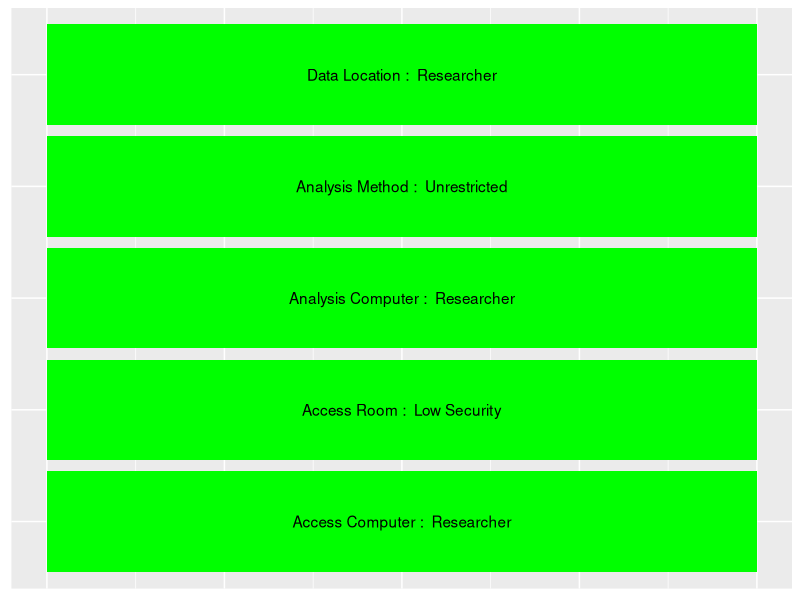
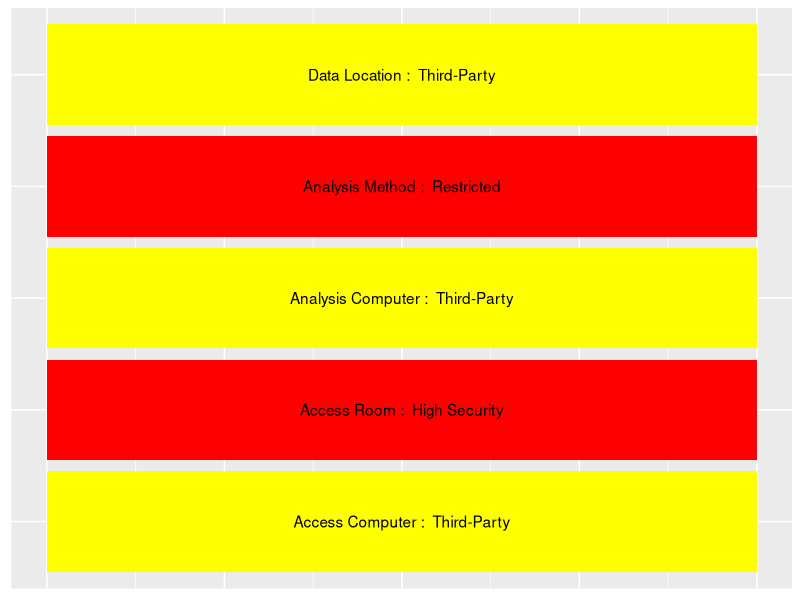
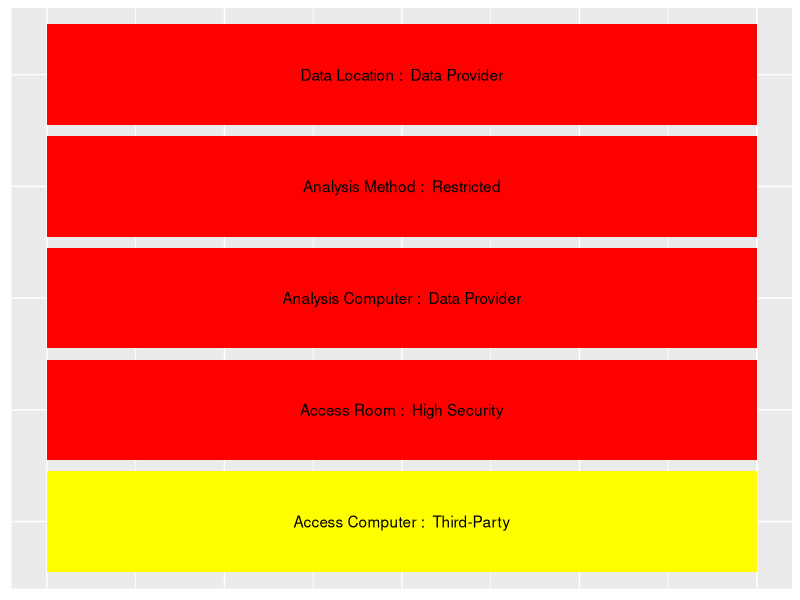
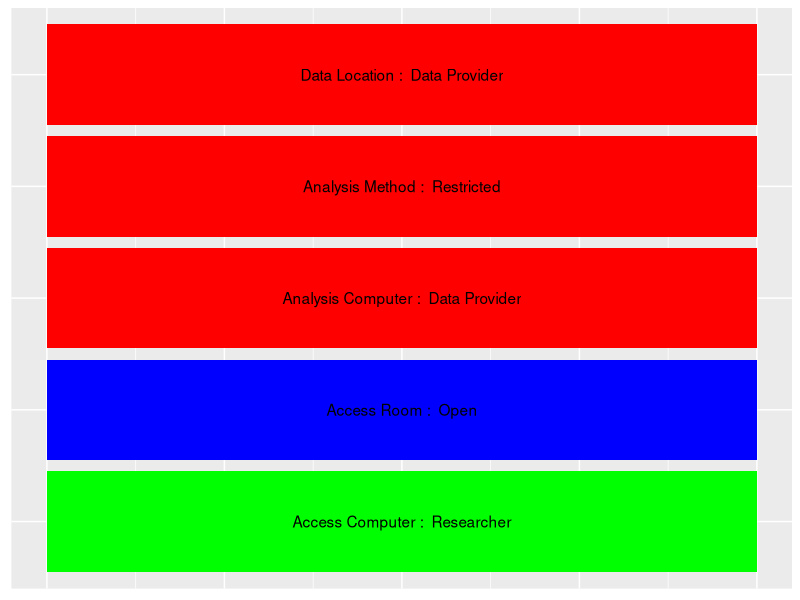
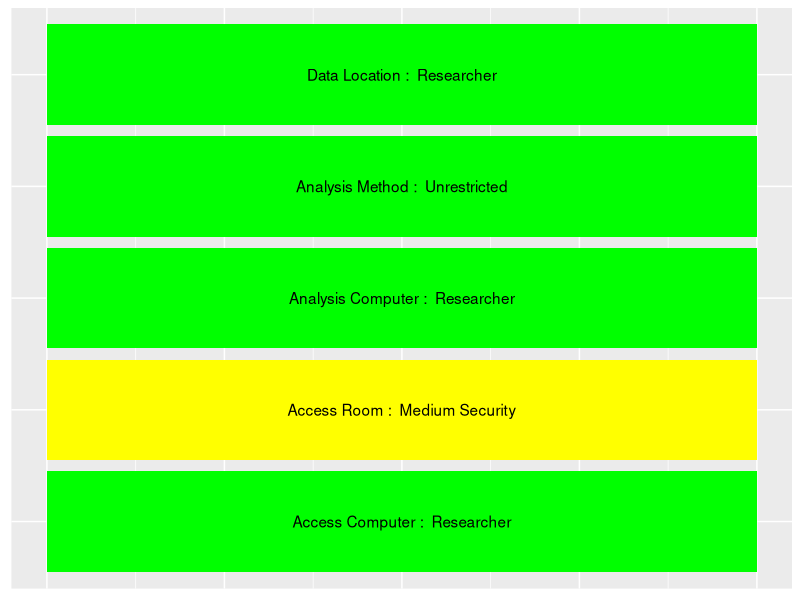
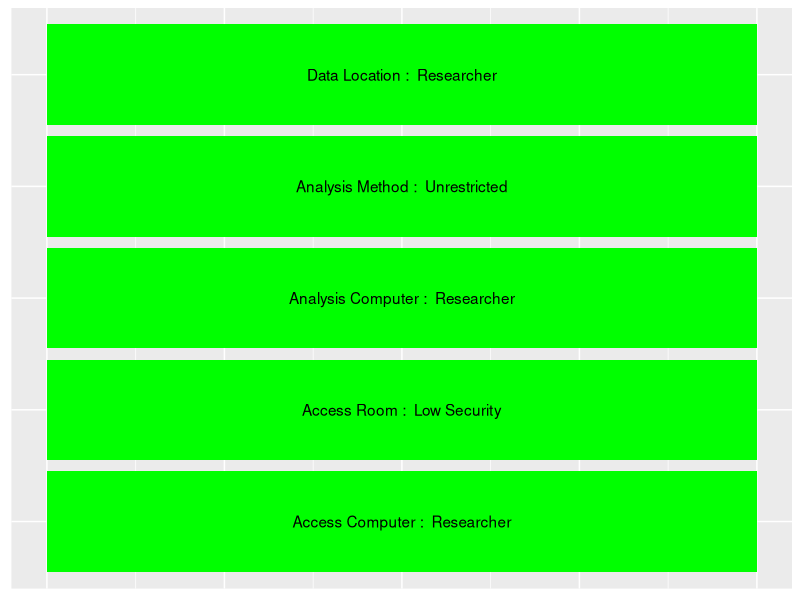

The R script that drew these images, in order:
## ---- chunk 1
 library(ggplot2)

 pal <- c(
   "Data Provider" = "red",
   "Third-Party" = "yellow",
   "Researcher" = "green",
   "Unrestricted" = "green",
   "Restricted" = "red",
   "Open" = "blue",
   "Low Security" = "green",
   "Medium Security" = "yellow",
   "High Security" = "red"
 )
 
plot <- function(data) {
   ggplot(data, aes(x=metrics,y=1)) +
   geom_bar(stat="identity", aes(fill=rank)) +
   theme(axis.title.x=element_blank(),
         axis.text.x=element_blank(),
         axis.ticks.x=element_blank(),
         axis.title.y=element_blank(),
         axis.text.y=element_blank(),
         axis.ticks.y=element_blank(),
         legend.position = "none") +
   scale_fill_manual(values = pal) +
   geom_text(aes(label=paste(metrics,": ",rank)),
             color="black",
             position = position_stack(vjust=0.5)) +
   coord_flip()
 }


## ---- chunk 2
sfusd = data.frame(metrics=c("Data Location","Access Computer","Analysis Computer","Access Room","Analysis Method"),
                  rank=c("Researcher","Researcher","Researcher","Low Security","Unrestricted"))

plot(data=sfusd)

## ---- chunk 3
nbirdt = data.frame(metrics=c("Data Location","Access Computer","Analysis Computer","Access Room","Analysis Method"),
                  rank=c("Third-Party","Third-Party","Third-Party","High Security","Restricted"))
plot(data=nbirdt)
## ---- chunk 4
iab1 = data.frame(metrics=c("Data Location","Access Computer","Analysis Computer","Access Room","Analysis Method"),
                  rank=c("Data Provider","Third-Party","Data Provider","High Security","Restricted"))
plot(data=iab1)
## ---- chunk 5
iab2 = data.frame(metrics=c("Data Location","Access Computer","Analysis Computer","Access Room","Analysis Method"),
                  rank=c("Data Provider","Researcher","Data Provider","Open","Restricted"))
plot(data=iab2)
## ---- chunk 6
iab3 = data.frame(metrics=c("Data Location","Access Computer","Analysis Computer","Access Room","Analysis Method"),
                  rank=c("Researcher","Researcher","Researcher","Medium Security","Unrestricted"))
plot(data=iab3)
## ---- chunk 7
olda = data.frame(metrics=c("Data Location","Access Computer","Analysis Computer","Access Room","Analysis Method"),
                  rank=c("Researcher","Researcher","Researcher","Low Security","Unrestricted"))
plot(data=olda)
